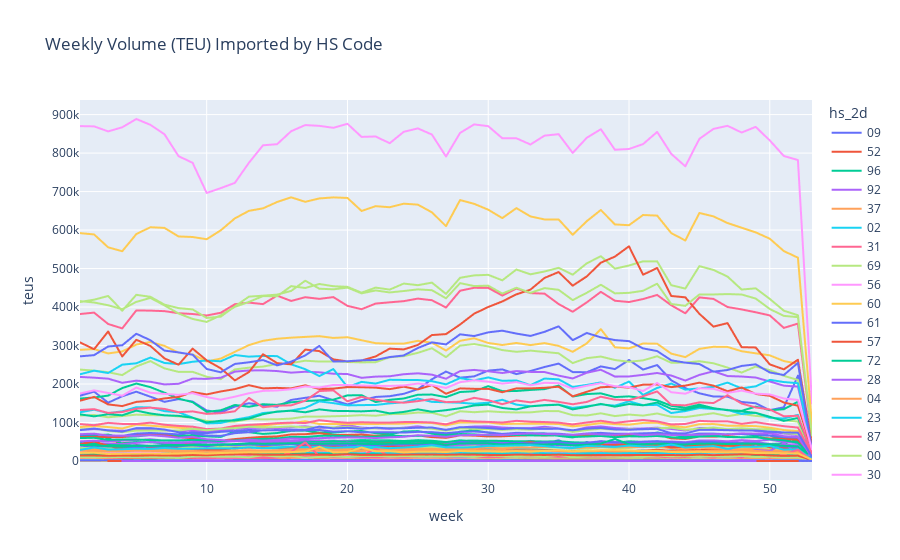

Source (notebook cell):
### Code cell
volumes_over_time_plotly(imports_lzdf.with_columns(pl.col('date_arrival').dt.week().alias('week')), 'week', 'hs_2d', 'teus', title='Weekly Volume (TEU) Imported by HS Code')
